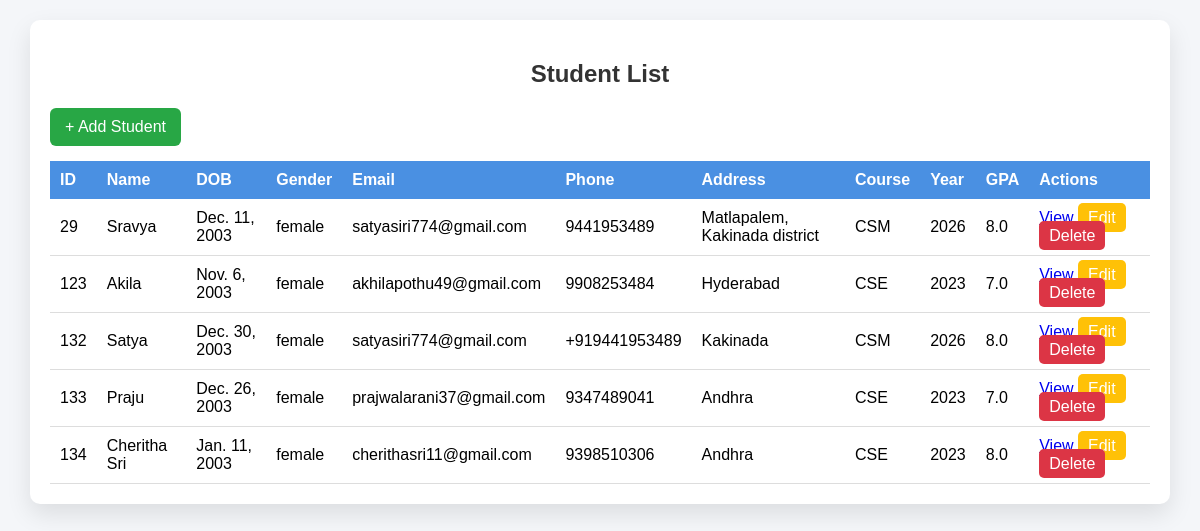
The page /list/ on the database as committed earlier.
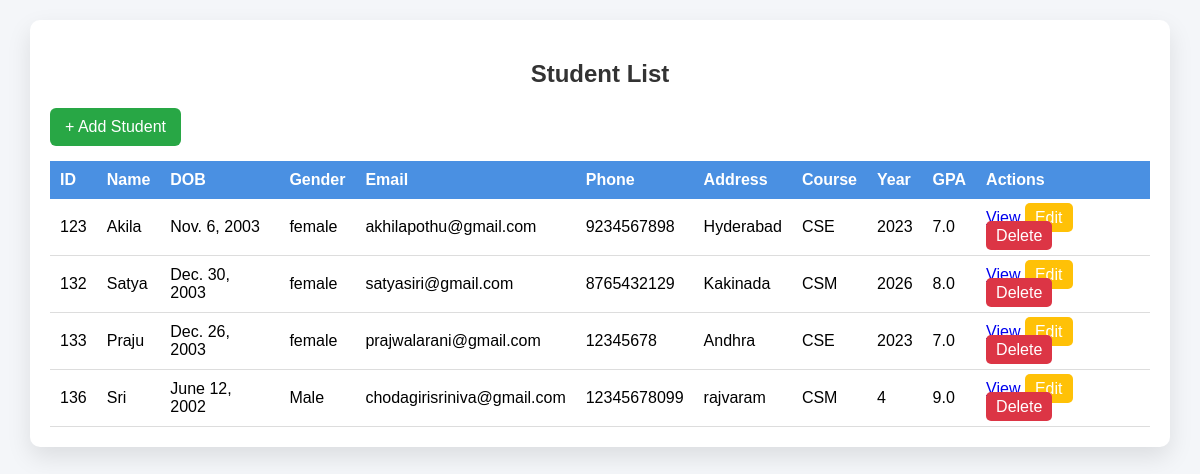
The same page on the database as committed later.
### students/models.py (models this page shows, shortened)
class Student(models.Model):
    student_id = models.AutoField(primary_key = True)
    full_name = models.CharField(max_length=100)
    dob = models.DateField(null=True, blank=True)
    gender = models.CharField(max_length=10)
    email = models.EmailField()
    phone = models.CharField(max_length=15)
    address = models.TextField()
    course = models.CharField(max_length=50)
    year = models.IntegerField()
    gpa = models.FloatField()

### students/views.py (the view)
# urls.py: path('list/', views.student_list, name= 'student_list'),
def student_list(request):
    students = Student.objects.all()
    return render(request, 'list.html', {'students': students})

### students/templates/list.html (shortened to what this page needs)
<!DOCTYPE html>
<html>
<head>
</head>
<body>
<div class="container">
    <h2>Student List</h2>
    <div class="top-bar">
        <a class="add-btn" href="/add/">+ Add Student</a>
    </div>
    <table>
        <tr>
            <th>ID</th>
            <th>Name</th>
            <th>DOB</th>
            <th>Gender</th>
            <th>Email</th>
            <th>Phone</th>
            <th>Address</th>
            <th>Course</th>
            <th>Year</th>
            <th>GPA</th>
            <th>Actions</th>
        </tr>
        {% for s in students %}
        <tr>
            <td>{{ s.student_id }}</td>
            <td>{{ s.full_name }}</td>
            <td>{{ s.dob }}</td>
            <td>{{ s.gender }}</td>
            <td>{{ s.email }}</td>
            <td>{{ s.phone }}</td>
            <td>{{ s.address }}</td>
            <td>{{ s.course }}</td>
            <td>{{ s.year }}</td>
            <td>{{ s.gpa }}</td>
            <td>
                <a href="{% url 'item_view' s.student_id %}">View</a>
                <a class="edit" href="{% url 'edit_student' s.student_id %}">Edit</a>
                <a class="delete" href="{% url 'delete_student' s.student_id %}" onclick="return confirm('Delete this student?');">Delete</a>
            </td>
        </tr>
        {% endfor %}
    </table>
</div>
</body>
</html>

### students/templates/list.html (style rules this page uses)
body { font-family: Arial, sans-serif; background: #f4f6f9; margin: 0; padding: 20px; }
.container { max-width: 1100px; margin: auto; background: white; padding: 20px; border-radius: 10px; box-shadow: 0 10px 25px rgba(0,0,0,0.1); }
h2 { text-align: center; margin-bottom: 20px; color: #333; }
.top-bar { display: flex; justify-content: space-between; margin-bottom: 15px; }
.add-btn { background: #28a745; color: white; padding: 10px 15px; text-decoration: none; border-radius: 6px; transition: 0.3s; }
table { width: 100%; border-collapse: collapse; }
th { background: #4a90e2; color: white; padding: 10px; text-align: left; }
td { padding: 10px; border-bottom: 1px solid #ddd; }
.edit { color: white; background: #ffc107; padding: 6px 10px; text-decoration: none; border-radius: 5px; }
.delete { color: white; background: #dc3545; padding: 6px 10px; text-decoration: none; border-radius: 5px; }

Rows that differ between the two databases and show on the page:
removed Student: student_id "29", full_name "Sravya", dob "Dec. 11, 2003", gender "female", email "satyasiri774@gmail.com", phone "9441953489", address "Matlapalem, Kakinada district", course "CSM", year "2026", gpa "8.0"
removed Student: student_id "134", full_name "Cheritha Sri", dob "Jan. 11, 2003", gender "female", email "cherithasri11@gmail.com", phone "9398510306", address "Andhra", course "CSE", year "2023", gpa "8.0"
changed Student "Akila": email "akhilapothu49@gmail.com" → "akhilapothu@gmail.com"; phone "9908253484" → "9234567898"
changed Student "Satya": email "satyasiri774@gmail.com" → "satyasiri@gmail.com"; phone "+919441953489" → "8765432129"
changed Student "Praju": email "prajwalarani37@gmail.com" → "prajwalarani@gmail.com"; phone "9347489041" → "12345678"
added Student: student_id "136", full_name "Sri", dob "June 12, 2002", gender "Male", email "chodagirisriniva@gmail.com", phone "12345678099", address "rajvaram", course "CSM", year "4", gpa "9.0"
